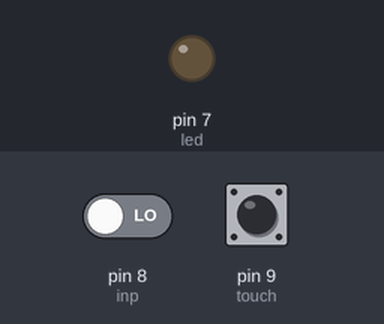
Recording of a sketch running on a simulated Arduino Uno, built with avr-gcc and run on an emulated ATmega328P. Shown: output pins drawn as LEDs (lit = HIGH). Dashed ring = blinking. The test bench sets the inputs (shaded band); at power-on: pin 8 (inp) LOW, pin 9 (touch) LOW. What the sketch prints to the serial monitor is not drawn.

Above: at 1.2 s.
1.3 s: pin 8 (inp) driven HIGH
At 1.92 s:
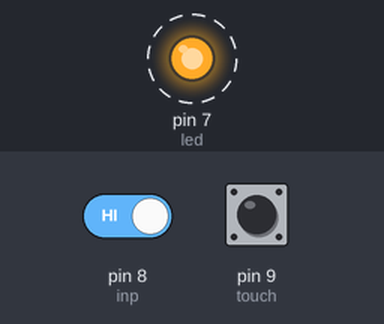
4.3 s: pin 9 (touch) pulled HIGH for 3.2 s
9.0 s: pin 8 (inp) driven LOW
At 10.7 s:
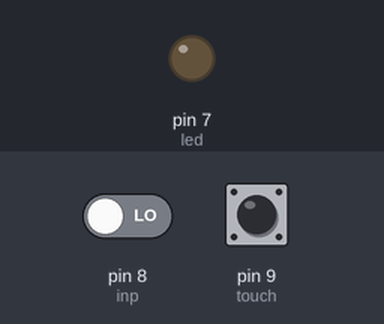
Timing chart, 0 to 12.2 s (numbered marks = the images above; inputs shaded):
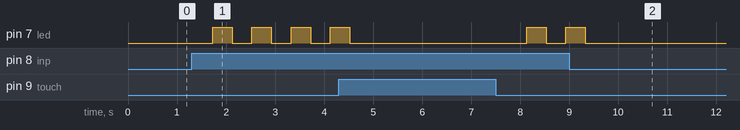

The sketch:

LED_SWITCH_FIRE_OFF.ino
```cpp
#define inp 8
#define led 7
#define touch 9
#include <Wire.h>

void setup() {
  // put your setup code here, to run once:
  pinMode(inp, INPUT);
  pinMode(led, OUTPUT);
  pinMode(touch, INPUT);
  Serial.begin(9600);
}
int tf = 0;
void loop() {
  // put your main code here, to run repeatedly:

  int State = digitalRead(inp);
  int touched = digitalRead(touch);
  //Serial.println(State);

  Serial.println(touched);

  if(State == 1){
    Serial.print("--------II---------");
    tf = 1 - tf;
    Serial.print(tf);
    delay(400);
    //delay(5000);
  }
  if(tf == 1){
    if(touched == 1){
      tf = 1 - tf;
    }
    else{
      digitalWrite(led, HIGH);
    }
  }
  else{
    digitalWrite(led, LOW);
  }


}
```

Measured:
- after the input at 1.3 s, pin 7 (led): alternates HIGH for 0.40 s and LOW for 0.40 s, starting after 0.43 s
- after the input at 9.0 s, pin 7 (led): goes on until 9.3 s, then stays LOW
